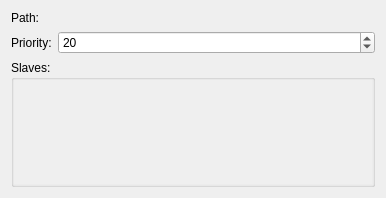
<?xml version="1.0" encoding="UTF-8"?>
<ui version="4.0">
 <class>AddAlternatives</class>
 <widget class="QWidget" name="AddAlternatives">
  <property name="geometry">
   <rect>
    <x>0</x>
    <y>0</y>
    <width>386</width>
    <height>198</height>
   </rect>
  </property>
  <property name="sizePolicy">
   <sizepolicy hsizetype="Expanding" vsizetype="Expanding">
    <horstretch>0</horstretch>
    <verstretch>0</verstretch>
   </sizepolicy>
  </property>
  <layout class="QVBoxLayout" name="verticalLayout_2">
   <item>
    <layout class="QFormLayout" name="formLayout">
     <item row="0" column="0">
      <widget class="QLabel" name="textLabel1">
       <property name="text">
        <string>Path:</string>
       </property>
       <property name="wordWrap">
        <bool>false</bool>
       </property>
      </widget>
     </item>
     <item row="0" column="1">
      <widget class="KUrlRequester" name="m_Path"/>
     </item>
     <item row="1" column="0">
      <widget class="QLabel" name="textLabel2">
       <property name="text">
        <string>Priority:</string>
       </property>
       <property name="wordWrap">
        <bool>false</bool>
       </property>
      </widget>
     </item>
     <item row="1" column="1">
      <widget class="QSpinBox" name="m_Priority">
       <property name="minimum">
        <number>-1000</number>
       </property>
       <property name="maximum">
        <number>1000</number>
       </property>
       <property name="value">
        <number>20</number>
       </property>
      </widget>
     </item>
    </layout>
   </item>
   <item>
    <widget class="QGroupBox" name="m_slavesGroup">
     <property name="title">
      <string>Slaves:</string>
     </property>
     <layout class="QVBoxLayout" name="verticalLayout">
      <property name="leftMargin">
       <number>0</number>
      </property>
      <property name="topMargin">
       <number>0</number>
      </property>
      <property name="rightMargin">
       <number>0</number>
      </property>
      <property name="bottomMargin">
       <number>0</number>
      </property>
      <item>
       <widget class="QScrollArea" name="m_slavesArea">
        <property name="frameShape">
         <enum>QFrame::NoFrame</enum>
        </property>
        <property name="widgetResizable">
         <bool>true</bool>
        </property>
        <widget class="QWidget" name="scrollAreaWidgetContents">
         <property name="geometry">
          <rect>
           <x>0</x>
           <y>0</y>
           <width>364</width>
           <height>90</height>
          </rect>
         </property>
        </widget>
       </widget>
      </item>
     </layout>
    </widget>
   </item>
  </layout>
 </widget>
 <customwidgets>
  <customwidget>
   <class>KUrlRequester</class>
   <extends>QWidget</extends>
   <header>kurlrequester.h</header>
  </customwidget>
 </customwidgets>
 <resources/>
 <connections/>
</ui>
